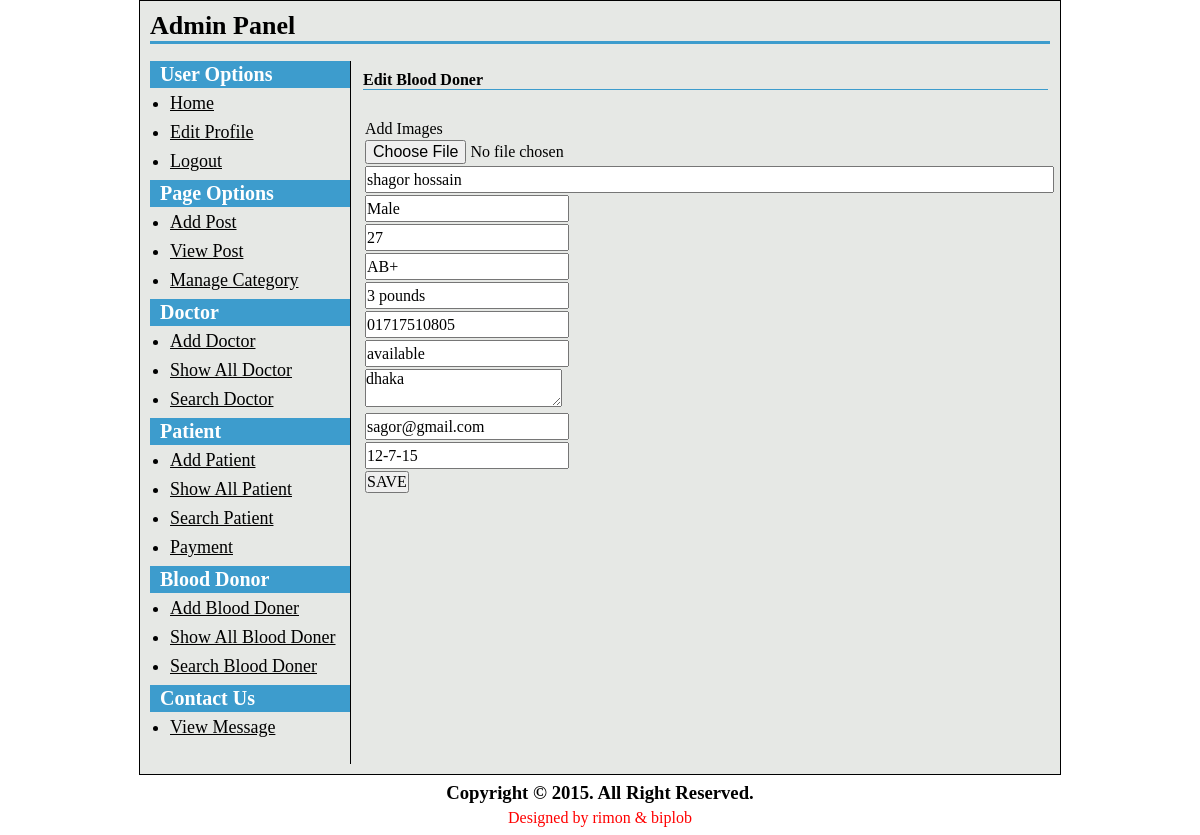
The app's page /admin/edit-blood-doner.php?b_id=4 (signed in) with its own data.
### tables this page shows
CREATE TABLE IF NOT EXISTS `blood` (
  `b_id` int(11) NOT NULL,
  `b_pic` varchar(255) NOT NULL,
  `b_username` varchar(255) NOT NULL,
  `b_name` varchar(255) NOT NULL,
  `sex` varchar(255) NOT NULL,
  `age` varchar(255) NOT NULL,
  `blood_group` varchar(255) NOT NULL,
  `stock` varchar(255) NOT NULL,
  `contact` varchar(255) NOT NULL,
  `b_status` varchar(255) NOT NULL,
  `address` text NOT NULL,
  `email` varchar(255) NOT NULL,
  `add_date` varchar(255) NOT NULL,
  `b_password` varchar(255) NOT NULL
);

### admin/edit-blood-doner.php (the view, shortened to what this page needs)
<?php
if(isset($_REQUEST['b_id'])) {
	$b_id = $_REQUEST['b_id'];
}
?>
<?php
include('config.php');
?>
<?php include('header.php');?>
	<h2>Edit Blood Doner</h2>
		<p>&nbsp;</p>
	<?php
					$statement = $db->prepare("SELECT * FROM blood WHERE b_id=? ORDER By b_id");
					$statement->execute(array($b_id));
					$result = $statement->fetchAll(PDO::FETCH_ASSOC);
				foreach($result as $row)
				{
					$b_name = $row['b_name'];
					$sex = $row['sex'];
					$age = $row['age'];
					$blood_group = $row['blood_group'];
					$stock = $row['stock'];
					$contact = $row['contact'];
					$b_status = $row['b_status'];
					$address = $row['address'];
					$email = $row['email'];
					$add_date = $row['add_date'];
				}
				?>
	<form action="" method="post" enctype="multipart/form-data">
		<table class="tbl1">
		<tr>
			<td>Add Images</td>
		</tr>
		<tr>
			<td><input type="file" name="b_pic"></td>
		</tr>
		<tr>
			<td><input class="long" type="text" name="name" value="<?php echo $b_name;?>" placeholder="Name"></td>
		</tr>
		<tr>
			<td><input type="text" name="sex" value="<?php echo $sex;?>"></td>
		</tr>
		<tr >
				<td><input class="short" type="text" name="age" value="<?php echo $age;?>" placeholder="Age"></td>
		</tr>
		<tr>
			<td><input class="short" type="text" name="blood_group" value="<?php echo $blood_group;?>" placeholder="Blood Group"></td>
		</tr>
		<tr>
			<td><input class="short" type="text" name="stock" value="<?php echo $stock;?>" placeholder="Blood Stock"></td>
		</tr>
		<tr>
			<td><input  class="short" type="text" name="contact" value="<?php echo $contact;?>" placeholder="Contact Number"></td>
		</tr>
		<tr>
			<td><input  class="short" type="text" name="b_status" value="<?php echo $b_status;?>" placeholder="Doner Status"></td>
		</tr>
		<tr class="address">
			<td><textarea class="short" name="address" value="" placeholder="Address"><?php echo $address;?></textarea></td>
		</tr>
		<tr>
			<td><input  class="short" type="text" name="email" value="<?php echo $email;?>" placeholder="Email"></td>
		</tr>
		<tr>
			<td><input  class="short" type="text" name="add_date" value="<?php echo $add_date;?>" placeholder="Admit Date"></td>
		</tr>
		<tr>
			<td><input type="submit" value="SAVE" name="add_blood_doner"></td>
		</tr>
		</table>
	</form>
<?php include("footer.php"); ?>

### admin/style-admin.css (style rules this page uses)
* { padding: 0; margin: 0; }
body, input, textarea, select { font-family: 'Times New Roman', arial; font-size: 16px; }
input[type='submit'] { cursor: pointer; }
input.short[type='text'], input.short[type='password'] { width: 200px; }
input.long[type='text'], input.long[type='password'] { width: 685px; }
table.tbl1 { margin-top: 10px; }
table.tbl1 tr td input[type='text'] { height: 23px; line-height: 23px; }
#content h2 { font-size: 16px; color: #000; border-bottom: 1px solid #3d9ccd; margin-top: 10px; }

### records on screen
blood: name "shagor hossain", sex "Male", age "27", blood_group "AB+", stock "3 pounds", contact "01717510805", b_status "available", address "dhaka", email "sagor@gmail.com", add_date "12-7-15"
